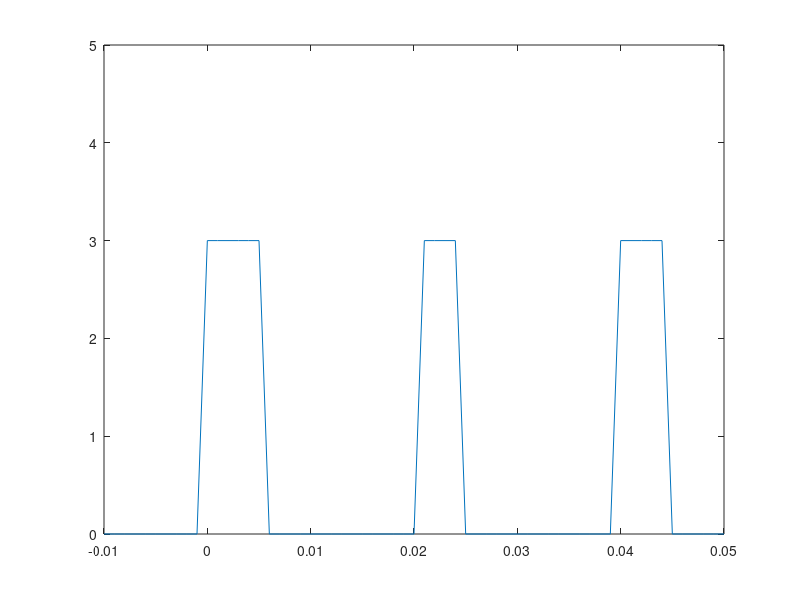
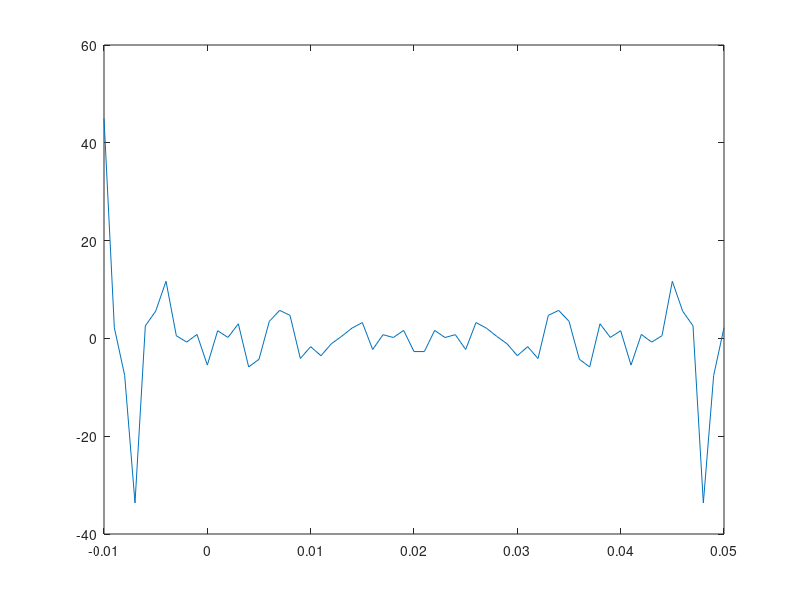

Reproduce these figures in MATLAB, in order.
Fs = 1e3;
t = -10e-3:1/Fs:50e-3;
A = 3;
f0 = 50;
tau = 5e-3;
s = (square(2*pi*t*f0, f0*tau*100) + 1) * A/2;
plot(t, s)
ylim([0 5]);
FFT = fft(s);
figure;
plot(t(1:61), FFT(1:61))